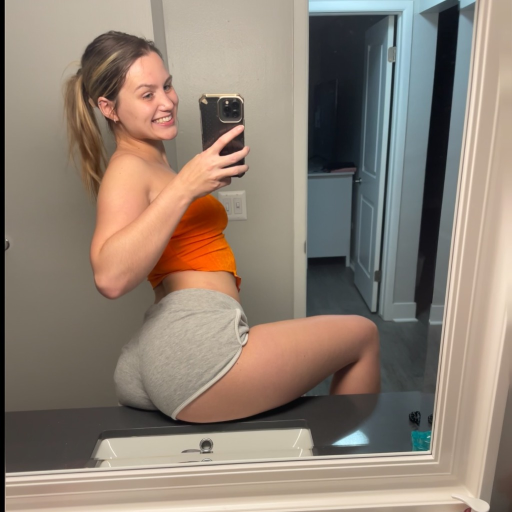
#> input picture test_hard_pose.jpg, 1024 x 1024 px (shown at 1/2 size)
$ python -i pick_anchor_frame.py   (imports and definitions only)   (older library calls are emulated)
#> lines starting #> are read from the running program, lines starting #| are printed output that depends on the picture
#!/usr/bin/env python3
"""Pick the best anchor frame from a reference reel.

Nano Banana substitutes the creator's face only when the source frame gives it
a clear one. When the face is averted, occluded, motion-blurred, or too small,
it silently returns the SOURCE woman -- no error, just a plausible generation
of the wrong person (see the frame-selection section of the anchor findings).
Choosing that frame by eye is what burned credits on 2026-08-06/07, so choose
it by measurement instead.

Score = face sharpness (blur is fatal) + face size + both eyes visible.

    scripts/pick_anchor_frame.py REEL.mp4 [--out DIR] [--top N]

Prints a ranked table and, with --out, writes the top frames plus a face-crop
contact sheet so the choice can be eyeballed before spending.

ponytail: the Haar frontal cascade doubles as the "is she facing camera" test
-- it only fires near-frontal, so a hit IS the signal. No pose model needed.
"""

from __future__ import annotations

import argparse
import pathlib
import sys

try:
    import cv2
    import numpy as np
except ImportError:  # pragma: no cover - optional analysis dependency
    sys.exit(
        "needs opencv-python + numpy (uv sync --package reel_factory --extra identity)"
    )

# The face never sits in the bottom of a 9:16 reel frame, but KNEES do -- and
# the frontal cascade reads a knee as a face often enough to win the ranking.
# Searching only the top of the frame is what makes the score mean anything.
FACE_BAND = 0.45


def rank(path: pathlib.Path) -> tuple[list[dict], float]:
#> called with path = '../test_hard_pose.jpg'
    cascade = cv2.CascadeClassifier(
        cv2.data.haarcascades + "haarcascade_frontalface_default.xml"
    )
    eyes = cv2.CascadeClassifier(cv2.data.haarcascades + "haarcascade_eye.xml")

    cap = cv2.VideoCapture(str(path))
    fps = cap.get(cv2.CAP_PROP_FPS) or 30.0
    rows: list[dict] = []
    index = -1
    while True:
        ok, frame = cap.read()
#> frame is the input picture: shape (1024, 1024, 3); mean B, G, R 116.2, 128.8, 142.7
        if not ok:
            break
        index += 1
        height = frame.shape[0]
#> height = 1024
        gray = cv2.cvtColor(frame[: int(height * FACE_BAND)], cv2.COLOR_BGR2GRAY)
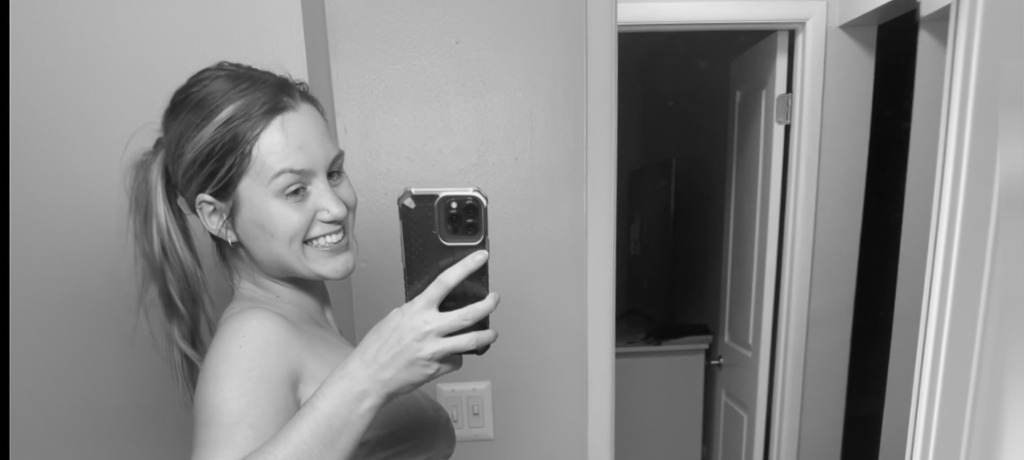
#> gray: shape (460, 1024); min 0, max 246, mean 134.7
        faces = cascade.detectMultiScale(gray, 1.1, 7, minSize=(60, 60))
#> faces = ()
        if len(faces) == 0:
            continue
        x, y, w, h = max(faces, key=lambda b: b[2] * b[3])
        roi = gray[y : y + h, x : x + w]
        rows.append(
            {
                "t": index / fps,
                "px": int(h),
                "frac": h / height,
                "sharp": float(cv2.Laplacian(roi, cv2.CV_64F).var()),
                "eyes": len(
                    eyes.detectMultiScale(
                        roi, 1.1, 6, minSize=(int(w * 0.10), int(h * 0.10))
                    )
                ),
                "box": (int(x), int(y), int(w), int(h)),
                "frame": frame,
            }
        )
    cap.release()
    if not rows:
        return [], fps

    max_sharp = max(r["sharp"] for r in rows)
    max_px = max(r["px"] for r in rows)
    for r in rows:
        # sharpness dominates: a big blurry face animates into a smeared reel,
        # while a smaller crisp one still lands the swap
        r["score"] = (
            0.55 * (r["sharp"] / max_sharp)
            + 0.30 * (r["px"] / max_px)
            + 0.15 * min(r["eyes"], 2) / 2
        )
    rows.sort(key=lambda r: -r["score"])
    return rows, fps


# [52 lines left out: function main, not called in this run]


# [2 lines not run here, left out]

>>> result = rank('../test_hard_pose.jpg')
